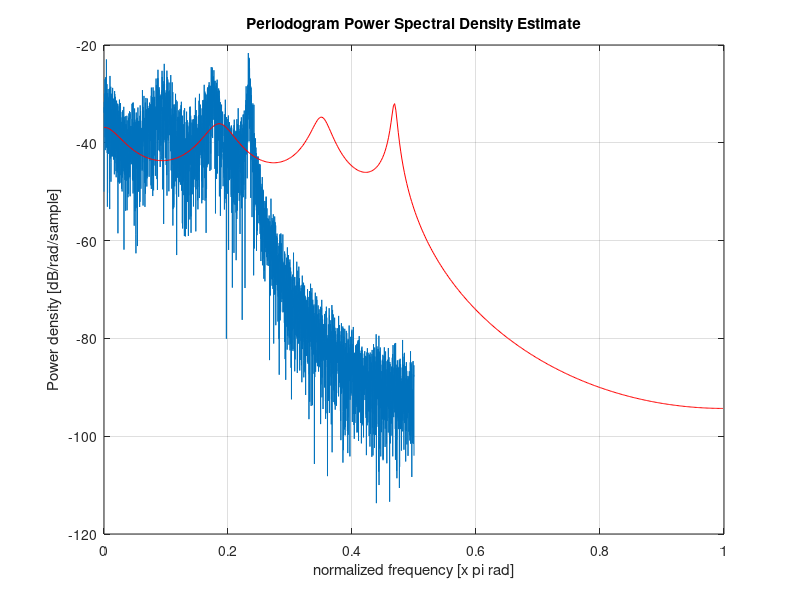

Reproduce this figure in MATLAB. (Note: this script raises an error after producing the figure.)
% Generating AR signal 
b = fir1(1024, .5);
[d,p0] = lpc(b,7);

rng(0,'twister'); % Allow reproduction of exact experiment
u = sqrt(p0)*randn(8192,1); % White gaussian noise to add on 
x = filter(1,d,u); % AR signal generation 

% Finding AR model from signal using Yule-Walker method 
[d1,p1] = aryule(x,7);

% Computing power spectral density 
[H1,w1] = freqz(sqrt(p1),d1);

% Periodogram generation 
periodogram(x)
hold on
hp = plot(w1/pi,20*log10(2*abs(H1)/(2*pi)),'r'); % Scale to make one-sided PSD
hp.LineWidth = 2;
xlabel('Normalized frequency (\times \pi rad/sample)')
ylabel('One-sided PSD (dB/rad/sample)')
legend('PSD estimate of x','PSD of model output')









